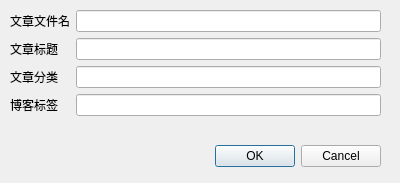
<?xml version="1.0" encoding="UTF-8"?>
<ui version="4.0">
 <class>Create_Dialog</class>
 <widget class="QDialog" name="Create_Dialog">
  <property name="geometry">
   <rect>
    <x>0</x>
    <y>0</y>
    <width>400</width>
    <height>183</height>
   </rect>
  </property>
  <property name="windowTitle">
   <string>博文创建向导</string>
  </property>
  <property name="windowIcon">
   <iconset>
    <normaloff>../ICON/hexo logo.ico</normaloff>../ICON/hexo logo.ico</iconset>
  </property>
  <widget class="QDialogButtonBox" name="buttonBox">
   <property name="geometry">
    <rect>
     <x>40</x>
     <y>140</y>
     <width>341</width>
     <height>32</height>
    </rect>
   </property>
   <property name="orientation">
    <enum>Qt::Horizontal</enum>
   </property>
   <property name="standardButtons">
    <set>QDialogButtonBox::Cancel|QDialogButtonBox::Ok</set>
   </property>
  </widget>
  <widget class="QWidget" name="formLayoutWidget">
   <property name="geometry">
    <rect>
     <x>10</x>
     <y>10</y>
     <width>371</width>
     <height>111</height>
    </rect>
   </property>
   <layout class="QFormLayout" name="formLayout">
    <item row="0" column="0">
     <widget class="QLabel" name="blog_file_name">
      <property name="text">
       <string>文章文件名</string>
      </property>
     </widget>
    </item>
    <item row="0" column="1">
     <widget class="QLineEdit" name="blog_file_name_space"/>
    </item>
    <item row="1" column="0">
     <widget class="QLabel" name="blog_title">
      <property name="text">
       <string>文章标题</string>
      </property>
     </widget>
    </item>
    <item row="1" column="1">
     <widget class="QLineEdit" name="blog_title_space"/>
    </item>
    <item row="2" column="0">
     <widget class="QLabel" name="blog_categories">
      <property name="text">
       <string>文章分类</string>
      </property>
     </widget>
    </item>
    <item row="3" column="0">
     <widget class="QLabel" name="blog_tags">
      <property name="text">
       <string>博客标签</string>
      </property>
     </widget>
    </item>
    <item row="3" column="1">
     <widget class="QLineEdit" name="blog_tags_space"/>
    </item>
    <item row="2" column="1">
     <widget class="QLineEdit" name="blog_categories_space"/>
    </item>
   </layout>
  </widget>
 </widget>
 <resources/>
 <connections>
  <connection>
   <sender>buttonBox</sender>
   <signal>accepted()</signal>
   <receiver>Create_Dialog</receiver>
   <slot>accept()</slot>
   <hints>
    <hint type="sourcelabel">
     <x>248</x>
     <y>254</y>
    </hint>
    <hint type="destinationlabel">
     <x>157</x>
     <y>274</y>
    </hint>
   </hints>
  </connection>
  <connection>
   <sender>buttonBox</sender>
   <signal>rejected()</signal>
   <receiver>Create_Dialog</receiver>
   <slot>reject()</slot>
   <hints>
    <hint type="sourcelabel">
     <x>316</x>
     <y>260</y>
    </hint>
    <hint type="destinationlabel">
     <x>286</x>
     <y>274</y>
    </hint>
   </hints>
  </connection>
 </connections>
</ui>
